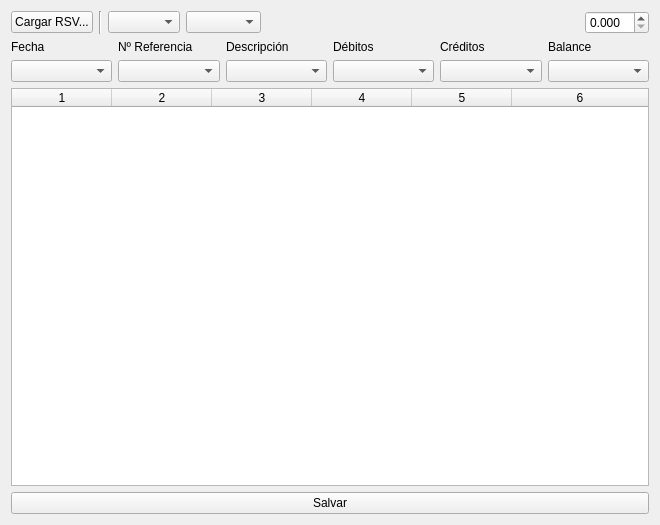
<?xml version="1.0" encoding="UTF-8"?>
<ui version="4.0">
 <class>Form</class>
 <widget class="QWidget" name="Form">
  <property name="geometry">
   <rect>
    <x>0</x>
    <y>0</y>
    <width>660</width>
    <height>525</height>
   </rect>
  </property>
  <property name="windowTitle">
   <string>Form</string>
  </property>
  <layout class="QVBoxLayout" name="verticalLayout">
   <item>
    <layout class="QHBoxLayout" name="information">
     <item>
      <widget class="QPushButton" name="load_rsv">
       <property name="text">
        <string>Cargar RSV...</string>
       </property>
      </widget>
     </item>
     <item>
      <widget class="Line" name="line">
       <property name="orientation">
        <enum>Qt::Vertical</enum>
       </property>
      </widget>
     </item>
     <item>
      <widget class="QComboBox" name="bank_name">
       <property name="placeholderText">
        <string>Banco</string>
       </property>
      </widget>
     </item>
     <item>
      <widget class="QComboBox" name="currency">
       <property name="currentText">
        <string/>
       </property>
       <property name="placeholderText">
        <string>Moneda</string>
       </property>
      </widget>
     </item>
     <item>
      <spacer name="horizontalSpacer">
       <property name="orientation">
        <enum>Qt::Horizontal</enum>
       </property>
       <property name="sizeHint" stdset="0">
        <size>
         <width>40</width>
         <height>20</height>
        </size>
       </property>
      </spacer>
     </item>
     <item>
      <widget class="QDoubleSpinBox" name="initial_balance">
       <property name="decimals">
        <number>3</number>
       </property>
      </widget>
     </item>
    </layout>
   </item>
   <item>
    <layout class="QHBoxLayout" name="horizontalLayout">
     <item>
      <layout class="QVBoxLayout" name="verticalLayout_2">
       <item>
        <widget class="QLabel" name="label">
         <property name="text">
          <string>Fecha</string>
         </property>
        </widget>
       </item>
       <item>
        <widget class="QComboBox" name="comboBox"/>
       </item>
      </layout>
     </item>
     <item>
      <layout class="QVBoxLayout" name="verticalLayout_3">
       <item>
        <widget class="QLabel" name="label_2">
         <property name="text">
          <string>Nº Referencia</string>
         </property>
        </widget>
       </item>
       <item>
        <widget class="QComboBox" name="comboBox_2"/>
       </item>
      </layout>
     </item>
     <item>
      <layout class="QVBoxLayout" name="verticalLayout_4">
       <item>
        <widget class="QLabel" name="label_3">
         <property name="text">
          <string>Descripción</string>
         </property>
        </widget>
       </item>
       <item>
        <widget class="QComboBox" name="comboBox_3"/>
       </item>
      </layout>
     </item>
     <item>
      <layout class="QVBoxLayout" name="verticalLayout_5">
       <item>
        <widget class="QLabel" name="label_4">
         <property name="text">
          <string>Débitos</string>
         </property>
        </widget>
       </item>
       <item>
        <widget class="QComboBox" name="comboBox_4"/>
       </item>
      </layout>
     </item>
     <item>
      <layout class="QVBoxLayout" name="verticalLayout_6">
       <item>
        <widget class="QLabel" name="label_5">
         <property name="text">
          <string>Créditos</string>
         </property>
        </widget>
       </item>
       <item>
        <widget class="QComboBox" name="comboBox_5"/>
       </item>
      </layout>
     </item>
     <item>
      <layout class="QVBoxLayout" name="verticalLayout_7">
       <item>
        <widget class="QLabel" name="label_6">
         <property name="text">
          <string>Balance</string>
         </property>
        </widget>
       </item>
       <item>
        <widget class="QComboBox" name="comboBox_6"/>
       </item>
      </layout>
     </item>
    </layout>
   </item>
   <item>
    <widget class="QTableWidget" name="tableWidget">
     <property name="frameShadow">
      <enum>QFrame::Sunken</enum>
     </property>
     <property name="rowCount">
      <number>0</number>
     </property>
     <property name="columnCount">
      <number>6</number>
     </property>
     <attribute name="horizontalHeaderStretchLastSection">
      <bool>true</bool>
     </attribute>
     <attribute name="verticalHeaderStretchLastSection">
      <bool>false</bool>
     </attribute>
     <column/>
     <column/>
     <column/>
     <column/>
     <column/>
     <column/>
    </widget>
   </item>
   <item>
    <widget class="QPushButton" name="save_statements">
     <property name="text">
      <string>Salvar</string>
     </property>
    </widget>
   </item>
  </layout>
 </widget>
 <resources/>
 <connections/>
</ui>
